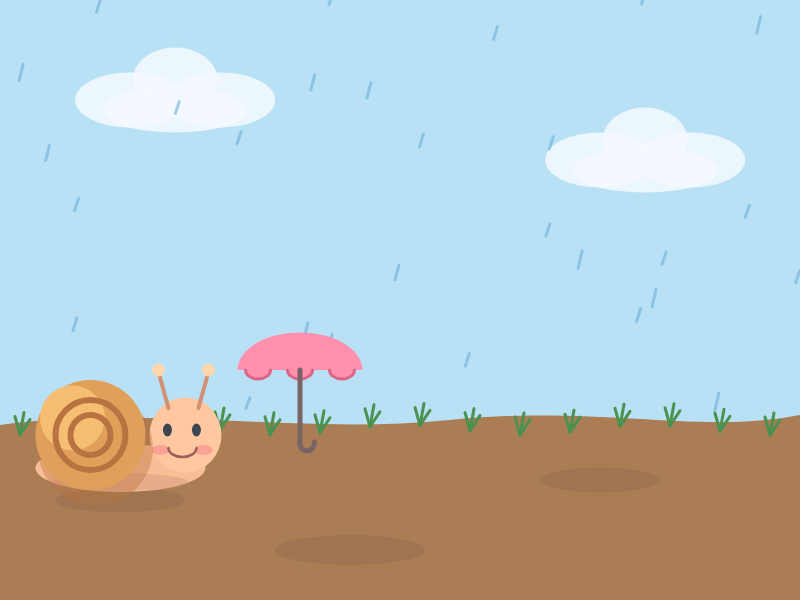
Frame 1 (no input)
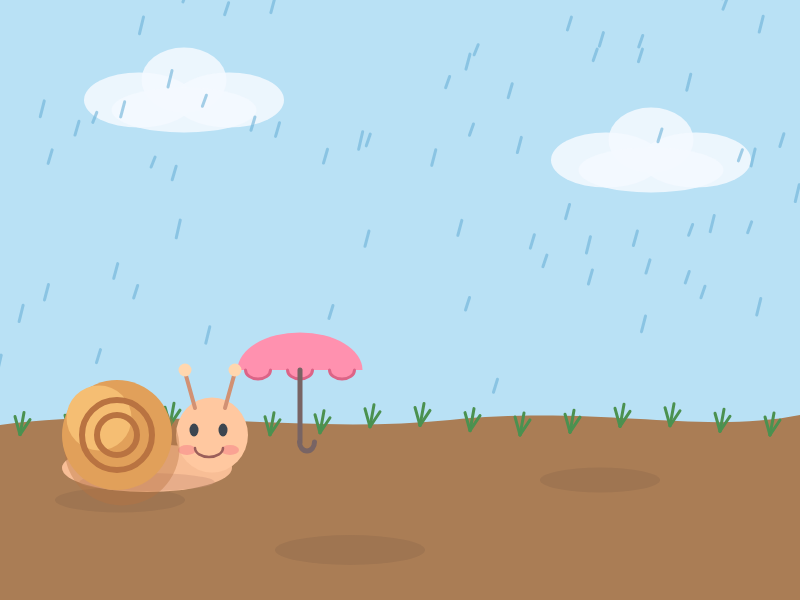
Frame 60 (no input)
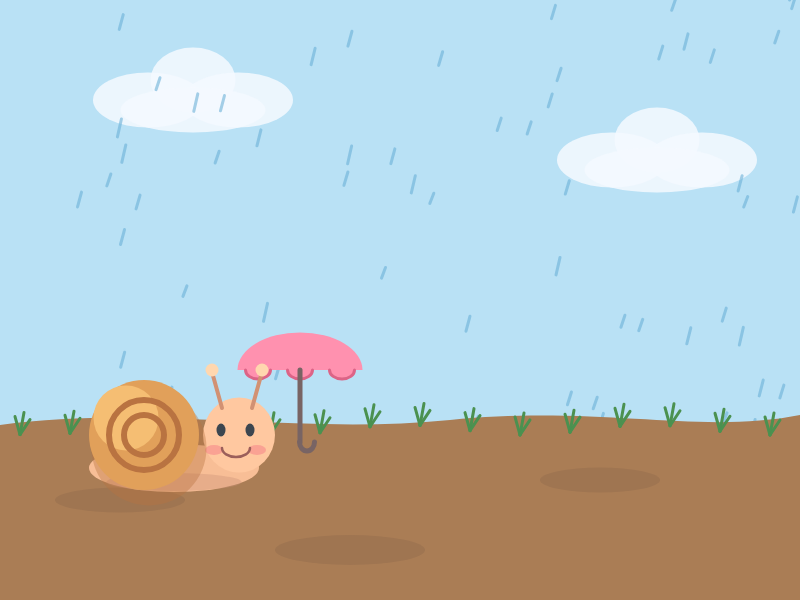
Frame 120 (the mouse pressed at the canvas centre since frame 60)

The p5.js sketch that drew these frames (run headless with seeded random() and noise() and a simulated clock; from frame 60 on, the mouse is pressed at the canvas centre):

// p5.js sketch
// ── sketch.js
let snailX = 120;
let snailY = 430;

let normalSpeed = 0.45;
let happySpeed = 1.4;

let snailSpeed = normalSpeed;
let happy = false;

let rain = [];
let clouds = [];

let umbrellaX = 300;
let umbrellaY = 370;

let draggingUmbrella = false;
let umbrellaLocked = false;


// =====================================================
// SETUP
// =====================================================

function setup() {

  createCanvas(800, 600);

  let canvasElement = document.querySelector("canvas");

  if (canvasElement) {
    canvasElement.style.touchAction = "none";
    canvasElement.style.userSelect = "none";
    canvasElement.style.webkitUserSelect = "none";
  }


  // 雨
  for (let i = 0; i < 100; i++) {

    rain.push({
      x: random(width),
      y: random(-600, height),
      speed: random(4, 7),
      length: random(10, 18)
    });
  }


  // 云
  clouds.push({
    x: 130,
    y: 100,
    speed: 0.15
  });

  clouds.push({
    x: 600,
    y: 160,
    speed: 0.1
  });
}


// =====================================================
// DRAW
// =====================================================

function draw() {

  background(185, 225, 245);

  drawClouds();
  drawRain();
  drawGround();
  drawGrass();


  // ===================================================
  // 蜗牛移动
  // ===================================================

  snailSpeed = happy ? happySpeed : normalSpeed;

  snailX += snailSpeed;

  if (snailX > width + 100) {
    snailX = -100;
  }


  // ===================================================
  // 雨伞跟随蜗牛
  // ===================================================

  if (umbrellaLocked && !draggingUmbrella) {

    umbrellaX = snailX + 20;
    umbrellaY = snailY - 105;
  }


  // 先画雨伞
  drawUmbrella(
    umbrellaX,
    umbrellaY
  );


  // 再画蜗牛
  drawSnail();
}


// =====================================================
// 云
// =====================================================

function drawClouds() {

  for (let c of clouds) {

    c.x += c.speed;

    if (c.x > width + 150) {
      c.x = -150;
    }

    drawCloud(c.x, c.y);
  }
}


function drawCloud(x, y) {

  noStroke();

  fill(245, 250, 255, 220);

  ellipse(x, y, 110, 55);
  ellipse(x + 45, y - 20, 85, 65);
  ellipse(x + 90, y, 110, 55);
  ellipse(x + 45, y + 10, 145, 45);
}


// =====================================================
// 雨
// =====================================================

function drawRain() {

  stroke(105, 175, 215, 150);
  strokeWeight(3);

  for (let r of rain) {

    line(
      r.x,
      r.y,
      r.x - 4,
      r.y + r.length
    );

    r.y += r.speed;

    if (r.y > height) {

      r.y = random(-100, 0);
      r.x = random(width);
    }
  }
}


// =====================================================
// 土地
// =====================================================

function drawGround() {

  noStroke();

  fill(170, 125, 85);

  beginShape();

  vertex(0, 425);

  bezierVertex(
    150, 405,
    300, 435,
    450, 420
  );

  bezierVertex(
    600, 405,
    700, 435,
    800, 415
  );

  vertex(800, 600);
  vertex(0, 600);

  endShape(CLOSE);


  // 湿润的土地
  fill(135, 100, 75, 80);

  ellipse(120, 500, 130, 25);
  ellipse(350, 550, 150, 30);
  ellipse(600, 480, 120, 25);
}


// =====================================================
// 草
// =====================================================

function drawGrass() {

  stroke(75, 145, 80);
  strokeWeight(3);

  for (let x = 20; x < width; x += 50) {

    let y = 430 + sin(x * 0.1) * 5;

    line(x, y, x - 5, y - 18);
    line(x, y, x + 4, y - 22);
    line(x, y, x + 10, y - 15);
  }
}


// =====================================================
// 雨伞
// =====================================================

function drawUmbrella(x, y) {

  push();

  translate(x, y);

  // 伞面
  noStroke();

  fill(255, 145, 175);

  arc(
    0,
    0,
    125,
    75,
    PI,
    TWO_PI
  );

  // 伞面底部的小弧线
  stroke(220, 100, 135);
  strokeWeight(3);

  arc(
    -42,
    0,
    25,
    18,
    0,
    PI
  );

  arc(
    0,
    0,
    25,
    18,
    0,
    PI
  );

  arc(
    42,
    0,
    25,
    18,
    0,
    PI
  );


  // 伞柄
  stroke(120, 100, 100);
  strokeWeight(5);

  line(0, 0, 0, 72);


  // 伞柄底部
  noFill();

  arc(
    7,
    72,
    15,
    18,
    0,
    PI
  );

  pop();
}


// =====================================================
// 蜗牛
// =====================================================

function drawSnail() {

  push();

  translate(snailX, snailY);

  drawSnailBody();
  drawSnailHead();
  drawShell();

  pop();
}


// =====================================================
// 蜗牛身体
// =====================================================

function drawSnailBody() {

  noStroke();

  if (happy) {

    // 开心时身体趴得更低
    fill(248, 190, 150);

    ellipse(0, 48, 175, 38);

    fill(205, 145, 120, 90);

    ellipse(0, 60, 140, 15);

  } else {

    fill(248, 190, 150);

    ellipse(0, 38, 170, 48);

    fill(205, 145, 120, 100);

    ellipse(0, 52, 135, 18);
  }
}


// =====================================================
// 蜗牛头
// =====================================================

function drawSnailHead() {

  noStroke();

  fill(255, 200, 160);

  if (happy) {

    ellipse(65, 10, 72, 65);

  } else {

    ellipse(65, 5, 72, 75);
  }


  // 触角
  stroke(210, 145, 115);
  strokeWeight(4);

  if (happy) {

    // 开心时触角稍微向上
    line(48, -18, 38, -52);
    line(78, -18, 88, -52);

  } else {

    line(48, -22, 38, -58);
    line(78, -22, 88, -58);
  }


  // 触角顶部
  noStroke();

  fill(255, 215, 175);

  ellipse(38, happy ? -54 : -60, 13, 13);
  ellipse(88, happy ? -54 : -60, 13, 13);


  // 眼睛
  fill(60, 70, 80);

  ellipse(47, 0, 9, 13);
  ellipse(76, 0, 9, 13);


  // 腮红
  fill(245, 125, 135, 130);

  ellipse(40, 20, 18, 10);
  ellipse(83, 20, 18, 10);


  // 嘴巴
  noFill();

  stroke(155, 95, 90);
  strokeWeight(2.5);

  if (happy) {

    // 开心的嘴巴
    arc(
      62,
      17,
      28,
      18,
      0,
      PI
    );

  } else {

    arc(
      62,
      18,
      28,
      18,
      0,
      PI
    );
  }
}


// =====================================================
// 蜗牛壳
// =====================================================

function drawShell() {

  noStroke();

  // 壳阴影
  fill(185, 115, 65, 100);

  ellipse(-25, 18, 115, 115);


  // 壳主体
  fill(225, 160, 90);

  ellipse(-30, 5, 110, 110);


  // 壳高光
  fill(245, 190, 115);

  ellipse(-48, -12, 65, 65);


  // 壳螺旋
  noFill();

  stroke(185, 115, 65);
  strokeWeight(6);

  arc(
    -30,
    5,
    70,
    70,
    0.2,
    TWO_PI + 0.2
  );

  arc(
    -30,
    5,
    40,
    40,
    0.4,
    TWO_PI + 0.4
  );
}


// =====================================================
// 判断雨伞是否靠近蜗牛
// =====================================================

function checkUmbrella() {

  let d = dist(
    umbrellaX,
    umbrellaY,
    snailX + 20,
    snailY - 70
  );

  if (d < 85) {

    happy = true;
    umbrellaLocked = true;

    umbrellaX = snailX + 20;
    umbrellaY = snailY - 105;

  } else {

    happy = false;
    umbrellaLocked = false;
  }
}


// =====================================================
// 开始拖动雨伞
// =====================================================

function startUmbrellaDrag(x, y) {

  let d = dist(
    x,
    y,
    umbrellaX,
    umbrellaY
  );

  if (d < 75) {

    draggingUmbrella = true;
    umbrellaLocked = false;
    happy = false;
  }
}


// =====================================================
// 拖动雨伞
// =====================================================

function moveUmbrella(x, y) {

  if (draggingUmbrella) {

    umbrellaX = x;
    umbrellaY = y;

    checkUmbrella();
  }
}


// =====================================================
// 结束拖动
// =====================================================

function endUmbrellaDrag() {

  if (draggingUmbrella) {

    checkUmbrella();

    draggingUmbrella = false;

    // 如果没有放到蜗牛附近
    // 就保持雨伞原来的位置
    if (!umbrellaLocked) {

      happy = false;
    }
  }
}


// =====================================================
// 鼠标
// =====================================================

function mousePressed() {

  startUmbrellaDrag(mouseX, mouseY);

  return false;
}


function mouseDragged() {

  moveUmbrella(mouseX, mouseY);

  return false;
}


function mouseReleased() {

  endUmbrellaDrag();

  return false;
}


// =====================================================
// 手机触摸
// =====================================================

function touchStarted() {

  if (touches.length > 0) {

    startUmbrellaDrag(
      touches[0].x,
      touches[0].y
    );
  }

  return false;
}


function touchMoved() {

  if (touches.length > 0) {

    moveUmbrella(
      touches[0].x,
      touches[0].y
    );
  }

  return false;
}


function touchEnded() {

  endUmbrellaDrag();

  return false;
}
